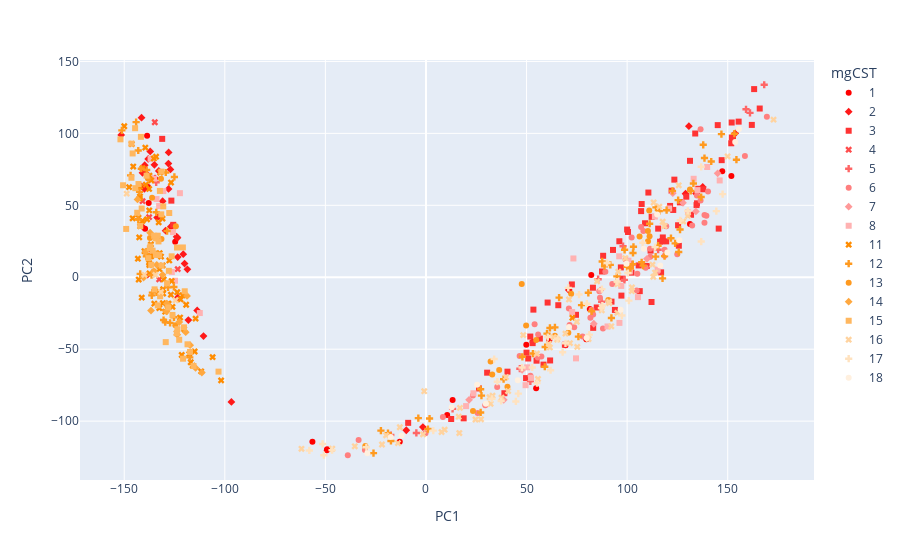

The cell this chart's notebook holds for it:
### Code cell
import plotly.express as px
new_legend = new_colors['color_mgCST']#.apply(lambda x : mcolors.to_rgba(x)).values

fig = px.scatter(pca_df, x='PC1', y='PC2', color='mgCST', symbol='mgCST',color_discrete_sequence=new_legend.values)
fig.show()
